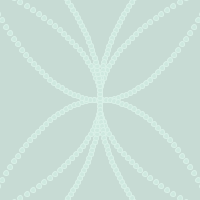
Frame 1 (no input)
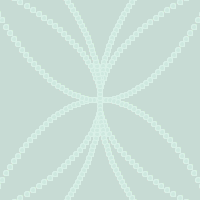
Frame 60 (the mouse pressed at the canvas centre just before this capture)
Frame 120 (the mouse held since frame 60 and released just before this capture): identical to frame 60, image omitted

The Processing sketch that drew these frames (run headless with seeded random() and noise(); from frame 60 on, the mouse is pressed at the canvas centre):

// Processing sketch: processing_93690
// ── processing_93690.pde

void setup(){
  size(200,200);
  background(199, 219, 212);
}
void draw(){
int i;
stroke(1);
for (i=-350;i<200;i+=4){
fill(206, 232,223);
strokeWeight (1);
stroke (218, 240, 232);
ellipse(i+100,i*i/120+100,5,5);
ellipse(-i+100,-i*i/120+100,5,5);
ellipse(i*i/120+100,i+100,5,5);
ellipse(-i*i/120+100,-i+100,5,5);
ellipse(i*i/300+100,i+100,5,5);
ellipse(-i*i/300+100,-i+100,5,5);
 }
}
